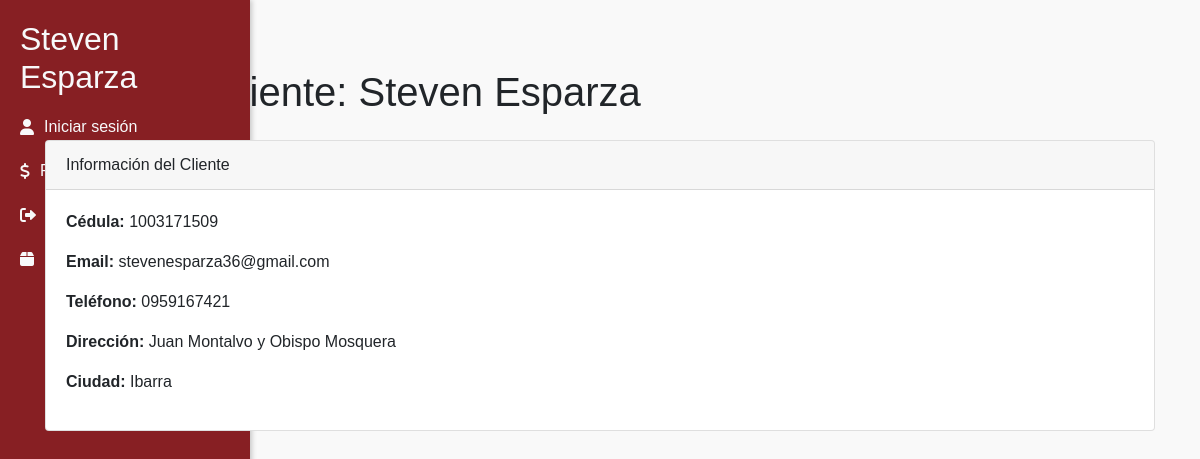
/cliente/info/1, run on an earlier commit of the app's database.
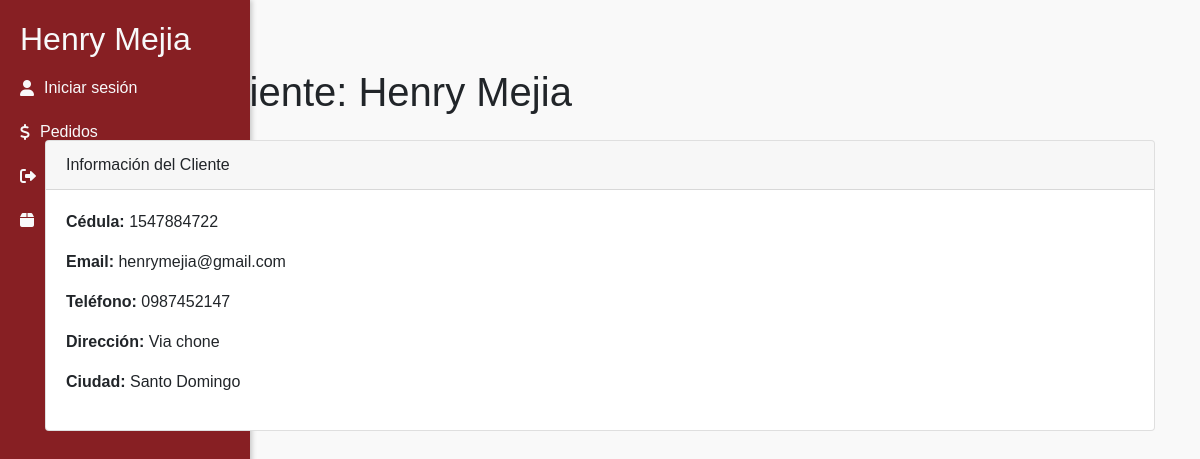
And on a later commit of the database.
### pedidos/models.py (models this page shows, shortened)
class Cliente(models.Model):
    nombre = models.CharField(max_length=50)
    cedula = models.CharField(max_length=10)
    email = models.EmailField()
    telefono = models.CharField(max_length=10)
    ciudad = models.CharField(max_length=30)
    direccion = models.TextField(max_length=200)
    user = models.OneToOneField(User, related_name='cliente', on_delete=models.CASCADE, null=True, blank=True)

### pedidos/views.py (the view)
# urls.py: path('cliente/info/<int:cliente_id>', info_cliente, name='info_cliente'),                   #Info
def info_cliente(request, cliente_id):
    cliente = get_object_or_404(Cliente, id=cliente_id)
    pedidos = Pedido.objects.filter(cliente=cliente)
    contenido = {
        'cliente': cliente,
        'pedidos': pedidos
    }
    return render(request, 'info_cliente.html', contenido)

### pedidos/templates/info_cliente.html (shortened to what this page needs)
{% extends 'menu.html' %}
{% block content %}
<main role="main" class="container mt-5">
  <div class="info-cliente">
    <h1 class="mb-4">Perfil del Cliente: {{ cliente.nombre }}</h1>
    <div class="card mb-4">
      <div class="card-header">
        Información del Cliente
      </div>
      <div class="card-body">
        <p><strong>Cédula:</strong> {{ cliente.cedula }}</p>
        <p><strong>Email:</strong> {{ cliente.email }}</p>
        <p><strong>Teléfono:</strong> {{ cliente.telefono }}</p>
        <p><strong>Dirección:</strong> {{ cliente.direccion }}</p>
        <p><strong>Ciudad:</strong> {{ cliente.ciudad }}</p>
      </div>
    </div>
  </div>
</main>
{% endblock %}

### pedidos/templates/menu.html (shortened to what this page needs)
<!doctype html>
<html>
<head>
  <link href="https://getbootstrap.com/docs/4.0/dist/css/bootstrap.min.css" rel="stylesheet">
  <link href="https://cdnjs.cloudflare.com/ajax/libs/font-awesome/6.0.0-beta3/css/all.min.css" rel="stylesheet">
  {% load static %}
  <link href="{% static 'css/main.css' %}" rel="stylesheet">
</head>
<body>
  <div class="sidebar">
    <h2>
      {% if cliente %}
      {{ cliente.nombre }}
      {% else %}
      {{ mensaje }}
      {% endif %}
    </h2>
    <ul class="nav flex-column">
      <li class="nav-item">
        {% if user.is_authenticated %}
        <a class="nav-link" href="">
          <i class="fas fa-user"></i> Cuenta
        </a>
        {% else %}
        <a class="nav-link" href="">
          <i class="fas fa-user"></i> Iniciar sesión
        </a>
        {% endif %}
      </li>
      <li class="nav-item">
        <a class="nav-link" href="">
          <i class="fas fa-dollar"></i> Pedidos
        </a>
      </li>
      <li class="nav-item">
        <a class="nav-link" href="{% url 'account_logout' %}">
          <i class="fas fa-sign-out-alt"></i> Cerrar sesión
        </a>
      </li>
      <li class="nav-item">
        <a class="nav-link" href="../">
          <i class="fas fa-box"></i> Detalles
        </a>
      </li>
    </ul>
  </div>
</body>
  {% block content %}{% endblock %}
</body>
</html>

### static/css/main.css (style rules this page uses)
body { font-family: Arial, sans-serif; margin: 20px; padding: 0; background-color: #f9f9f9; }
.sidebar { position: fixed; top: 0; left: 0; width: 250px; height: 100%; background-color: #871f23; padding: 20px; color: #f8f9fa; box-shadow: 2px 0 5px rgba(0, 0, 0, 0.2); }
.sidebar h2 { margin-top: 0; }
.sidebar a { color: #f8f9fa; text-decoration: none; display: flex; align-items: center; padding: 10px 0; }
.sidebar a i { margin-right: 10px; }
main { margin-left: 270px; padding: 20px; }

What changed in the data, as far as the page shows it:
changed Cliente: nombre "Steven Esparza" → "Henry Mejia"; cedula "1003171509" → "1547884722"; email "stevenesparza36@gmail.com" → "henrymejia@gmail.com"; telefono "0959167421" → "0987452147"; direccion "Juan Montalvo y Obispo Mosquera" → "Via chone"; ciudad "Ibarra" → "Santo Domingo"
